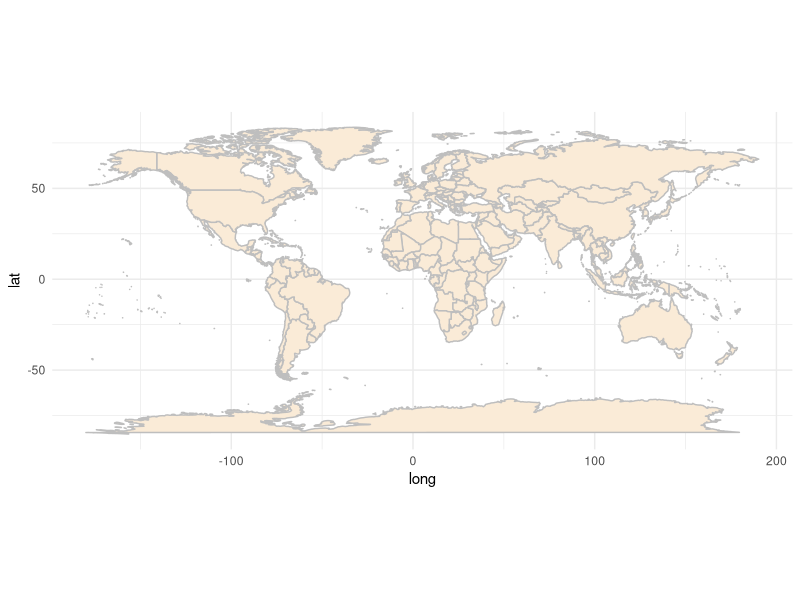
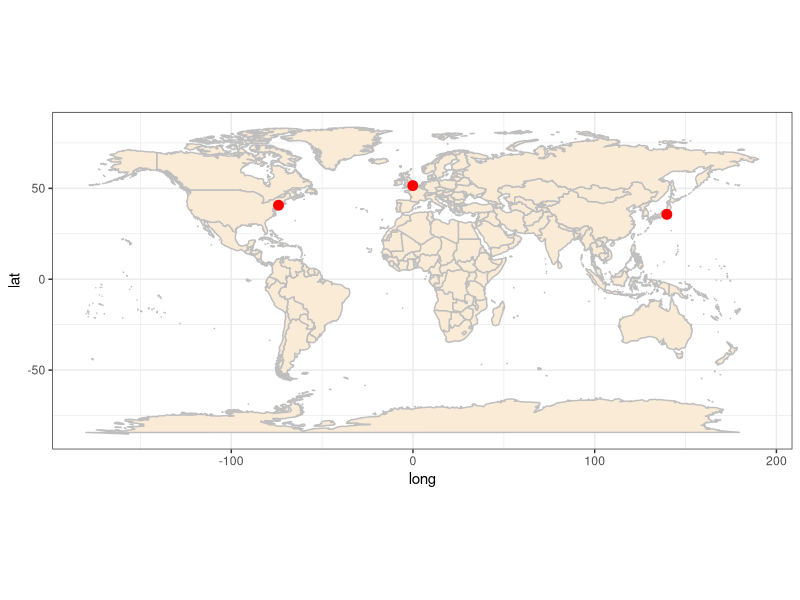

These charts were generated, in order, by the following R code:
## ---- chunk 1
library(tidyverse)
library(maps)
## ---- chunk 2
# Load world map data
world <- map_data("world")

# Plot world map
ggplot(data = world, aes(x = long, y = lat, group = group)) +
  geom_polygon(fill = "antiquewhite", color = "gray") +
  coord_quickmap() +
  theme_minimal()
## ---- chunk 3
# Example cities
cities <- tibble(
  city = c("London", "New York", "Tokyo"),
  lat = c(51.5074, 40.7128, 35.6895),
  lon = c(-0.1278, -74.0060, 139.6917)
)

ggplot(data = world, aes(x = long, y = lat, group = group)) +
  geom_polygon(fill = "antiquewhite", color = "gray") +
  geom_point(data = cities, aes(x = lon, y = lat, group = NULL), color = "red", size = 3) +
  coord_quickmap() +
  theme_bw()
